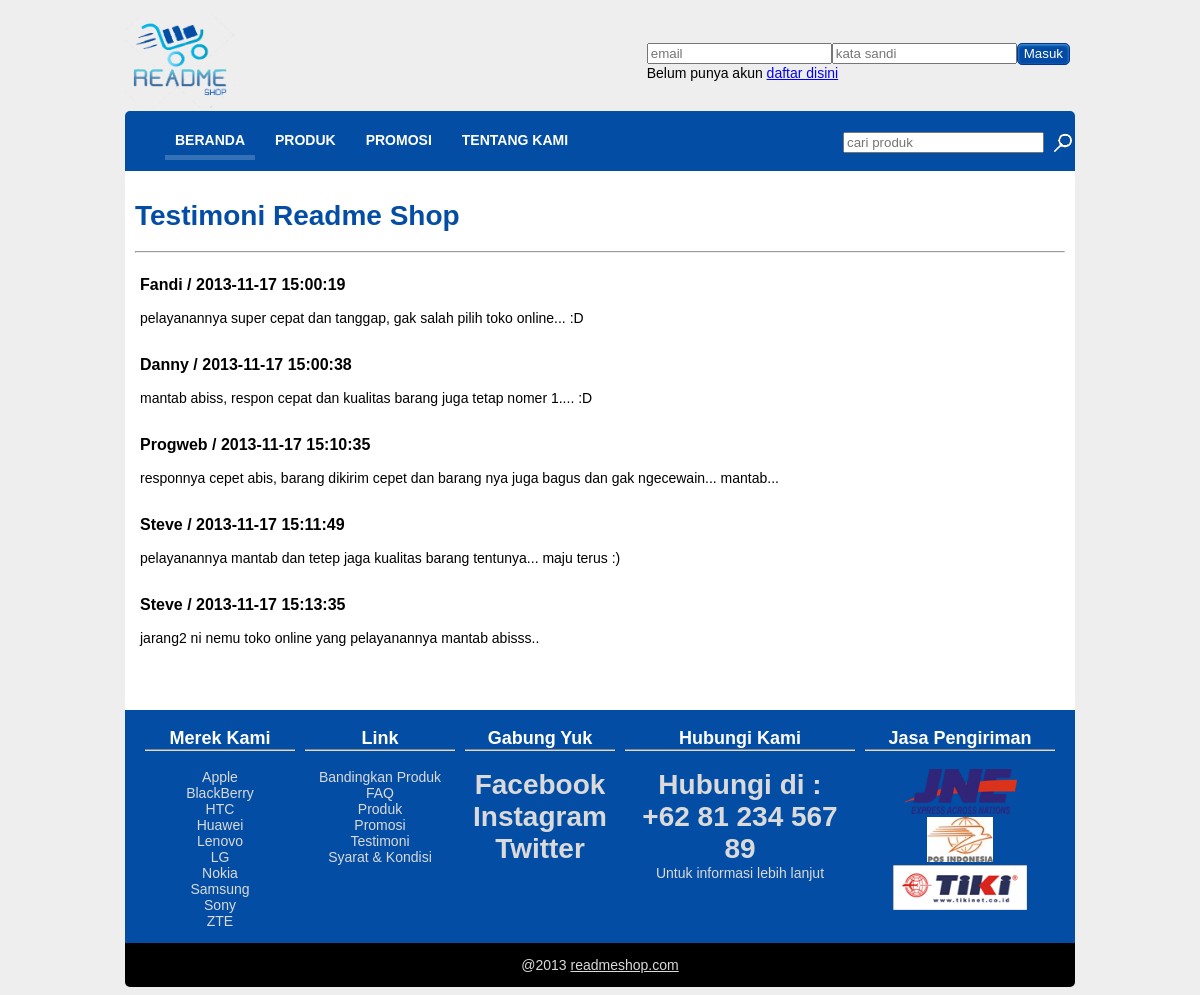
Before: /testimoni.php with the older database file.
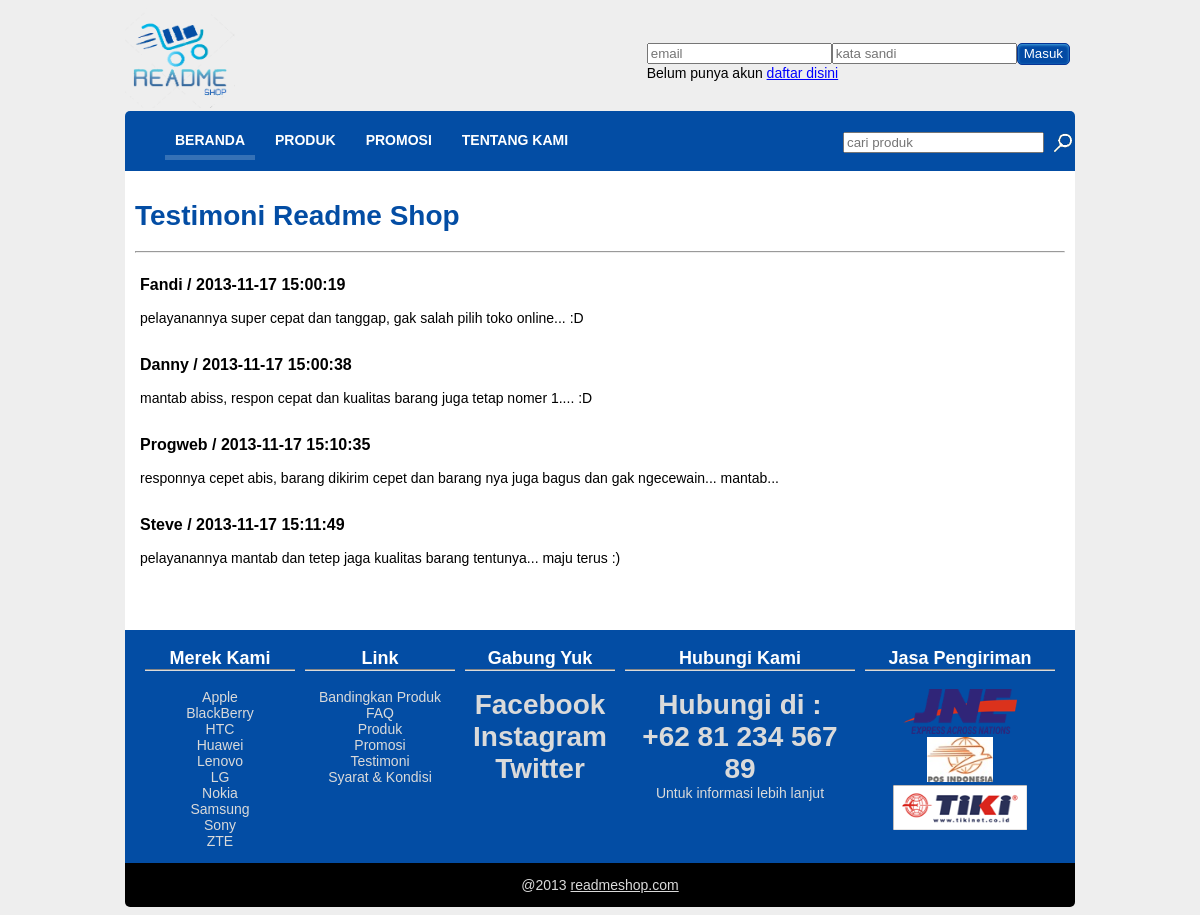
After: the same page with the newer database file.
### tables this page shows
CREATE TABLE IF NOT EXISTS `testimoni` (
  `id` int(11) NOT NULL AUTO_INCREMENT,
  `id_pengguna` int(11) NOT NULL,
  `waktu` timestamp NOT NULL DEFAULT CURRENT_TIMESTAMP,
  `isi` varchar(1000) NOT NULL,
  PRIMARY KEY (`id`)
);

CREATE TABLE IF NOT EXISTS `pengguna` (
  `id` int(11) NOT NULL AUTO_INCREMENT,
  `nama_pengguna` varchar(50) NOT NULL,
  `email` varchar(100) NOT NULL,
  `password` varchar(100) NOT NULL,
  `alamat` varchar(100) NOT NULL,
  `kota` varchar(50) NOT NULL,
  `telepon` varchar(25) NOT NULL,
  PRIMARY KEY (`id`)
);

### testimoni.php (the view, shortened to what this page needs)
<!DOCTYPE html>
<html lang="en">
<head>
    <link rel="stylesheet" href="css/960_24_col.css" />
    <link rel="stylesheet" href="css/style.css" />
    <link rel="stylesheet" href="css/testimoni.css" />
</head>
<body>
    <div id="header">
        <div class="container_24">
            <div class="grid_4">
                <img src="images/readmeshoplogo.png" height="100" width="110"/>
            </div>
            <?php
                include("login.php");
            ?>
            <div class="grid_24" id="header_nav">
                <ul class="lavaLamp">
                    <li class="current"><a href="index.php">Beranda</a> </li>
                    <li><a href="produk.php">Produk </a></li>
                    <li><a href="promosi.php">Promosi </a></li>
                    <li><a href="tentangkami.php">Tentang kami </a></li>
                </ul>
                <div id="formsearch" class="grid_6">
                    <form accept-charset="utf-8" method="post" action="cari.php">
                    <table>
                        <tbody>
                            <tr>
                                <td>
                                    <input id="textsearch" type="search" required x-moz-errormessage="Inputan jangan kosong !" size="22" value="" name="search" placeholder="cari produk"></input>
                                </td>
                                <td>
                                    <input id="buttonsearch" type="submit" style="cursor:pointer;" value="" name=""></input>
                                </td>
                            </tr>
                        </tbody>
                    </table>
                    </form>
                </div>
            </div>
        </div>
    </div>
    <div id="content">
        <div class="container_24">
            <div id="contentarea" class="grid_24">
                <h1>Testimoni Readme Shop</h1>
                <?php
                    require("koneksi.php");
                    $sql = "SELECT nama_pengguna, waktu, isi FROM testimoni, pengguna WHERE pengguna.id = testimoni.id_pengguna";
                    $result = mysqli_query($koneksi,$sql);
                    $found = mysqli_num_rows($result);
                    echo"<hr/>";
                    if($found > 0){
                        while ($data = mysqli_fetch_assoc($result)) {
                            echo "<div class='grid_18'>";
                            echo"<p id='titletestimoni'>".$data['nama_pengguna']." / ".$data['waktu']."</p>";
                            echo"<p>".$data['isi']."</p>";
                            echo "</div><div class='clear'></div>";
                        }
                    }
                    else{
                        echo "<div class='grid_18'>";
                        echo"<p>Belum ada testimoni</p>";
                        echo "</div><div class='clear'></div>";
                    }
                 ?>
            </div>
        </div>
    </div>
    <?php
        require("footer.php");
    ?>
</body>
</html>

Changed rows visible on the page:
removed testimoni: id_pengguna.nama_pengguna "Steve", waktu "2013-11-17 15:13:35", isi "jarang2 ni nemu toko online yang pelayanannya mantab abisss.."
